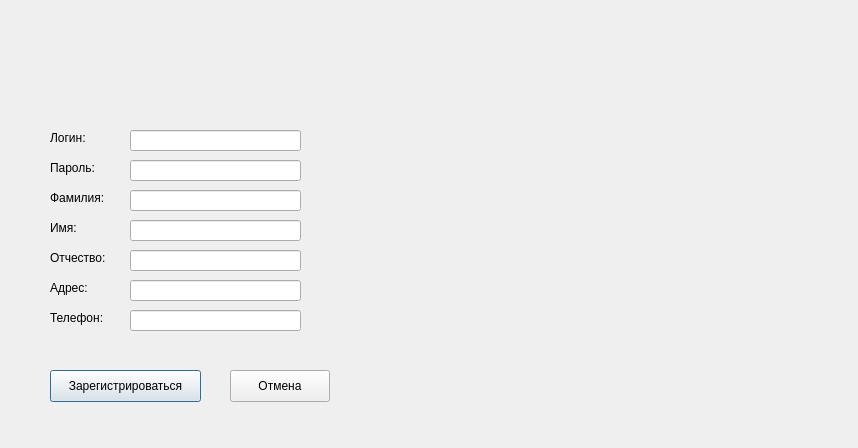
<?xml version="1.0" encoding="UTF-8"?>
<ui version="4.0">
 <class>RegisterWindow</class>
 <widget class="QDialog" name="RegisterWindow">
  <property name="geometry">
   <rect>
    <x>0</x>
    <y>0</y>
    <width>858</width>
    <height>448</height>
   </rect>
  </property>
  <property name="windowTitle">
   <string>Dialog</string>
  </property>
  <widget class="QLabel" name="label">
   <property name="geometry">
    <rect>
     <x>50</x>
     <y>130</y>
     <width>58</width>
     <height>16</height>
    </rect>
   </property>
   <property name="text">
    <string>Логин:</string>
   </property>
  </widget>
  <widget class="QLabel" name="label_2">
   <property name="geometry">
    <rect>
     <x>50</x>
     <y>160</y>
     <width>58</width>
     <height>16</height>
    </rect>
   </property>
   <property name="text">
    <string>Пароль:</string>
   </property>
  </widget>
  <widget class="QLabel" name="label_3">
   <property name="geometry">
    <rect>
     <x>50</x>
     <y>190</y>
     <width>71</width>
     <height>16</height>
    </rect>
   </property>
   <property name="text">
    <string>Фамилия:</string>
   </property>
  </widget>
  <widget class="QLabel" name="label_4">
   <property name="geometry">
    <rect>
     <x>50</x>
     <y>220</y>
     <width>58</width>
     <height>16</height>
    </rect>
   </property>
   <property name="text">
    <string>Имя:</string>
   </property>
  </widget>
  <widget class="QLabel" name="label_5">
   <property name="geometry">
    <rect>
     <x>50</x>
     <y>250</y>
     <width>71</width>
     <height>16</height>
    </rect>
   </property>
   <property name="text">
    <string>Отчество:</string>
   </property>
  </widget>
  <widget class="QLabel" name="label_6">
   <property name="geometry">
    <rect>
     <x>50</x>
     <y>280</y>
     <width>58</width>
     <height>16</height>
    </rect>
   </property>
   <property name="text">
    <string>Адрес:</string>
   </property>
  </widget>
  <widget class="QLabel" name="label_7">
   <property name="geometry">
    <rect>
     <x>50</x>
     <y>310</y>
     <width>58</width>
     <height>16</height>
    </rect>
   </property>
   <property name="text">
    <string>Телефон:</string>
   </property>
  </widget>
  <widget class="QLineEdit" name="loginLineEdit">
   <property name="geometry">
    <rect>
     <x>130</x>
     <y>130</y>
     <width>171</width>
     <height>21</height>
    </rect>
   </property>
  </widget>
  <widget class="QLineEdit" name="passwordLineEdit">
   <property name="geometry">
    <rect>
     <x>130</x>
     <y>160</y>
     <width>171</width>
     <height>21</height>
    </rect>
   </property>
   <property name="echoMode">
    <enum>QLineEdit::EchoMode::Password</enum>
   </property>
  </widget>
  <widget class="QLineEdit" name="lastNameLineEdit">
   <property name="geometry">
    <rect>
     <x>130</x>
     <y>190</y>
     <width>171</width>
     <height>21</height>
    </rect>
   </property>
  </widget>
  <widget class="QLineEdit" name="firstNameLineEdit">
   <property name="geometry">
    <rect>
     <x>130</x>
     <y>220</y>
     <width>171</width>
     <height>21</height>
    </rect>
   </property>
  </widget>
  <widget class="QLineEdit" name="middleNameLineEdit">
   <property name="geometry">
    <rect>
     <x>130</x>
     <y>250</y>
     <width>171</width>
     <height>21</height>
    </rect>
   </property>
  </widget>
  <widget class="QLineEdit" name="addressLineEdit">
   <property name="geometry">
    <rect>
     <x>130</x>
     <y>280</y>
     <width>171</width>
     <height>21</height>
    </rect>
   </property>
  </widget>
  <widget class="QLineEdit" name="phoneLineEdit">
   <property name="geometry">
    <rect>
     <x>130</x>
     <y>310</y>
     <width>171</width>
     <height>21</height>
    </rect>
   </property>
  </widget>
  <widget class="QPushButton" name="registerButton">
   <property name="geometry">
    <rect>
     <x>50</x>
     <y>370</y>
     <width>151</width>
     <height>32</height>
    </rect>
   </property>
   <property name="text">
    <string>Зарегистрироваться</string>
   </property>
  </widget>
  <widget class="QPushButton" name="cancelButton">
   <property name="geometry">
    <rect>
     <x>230</x>
     <y>370</y>
     <width>100</width>
     <height>32</height>
    </rect>
   </property>
   <property name="text">
    <string>Отмена</string>
   </property>
  </widget>
 </widget>
 <resources/>
 <connections/>
</ui>
